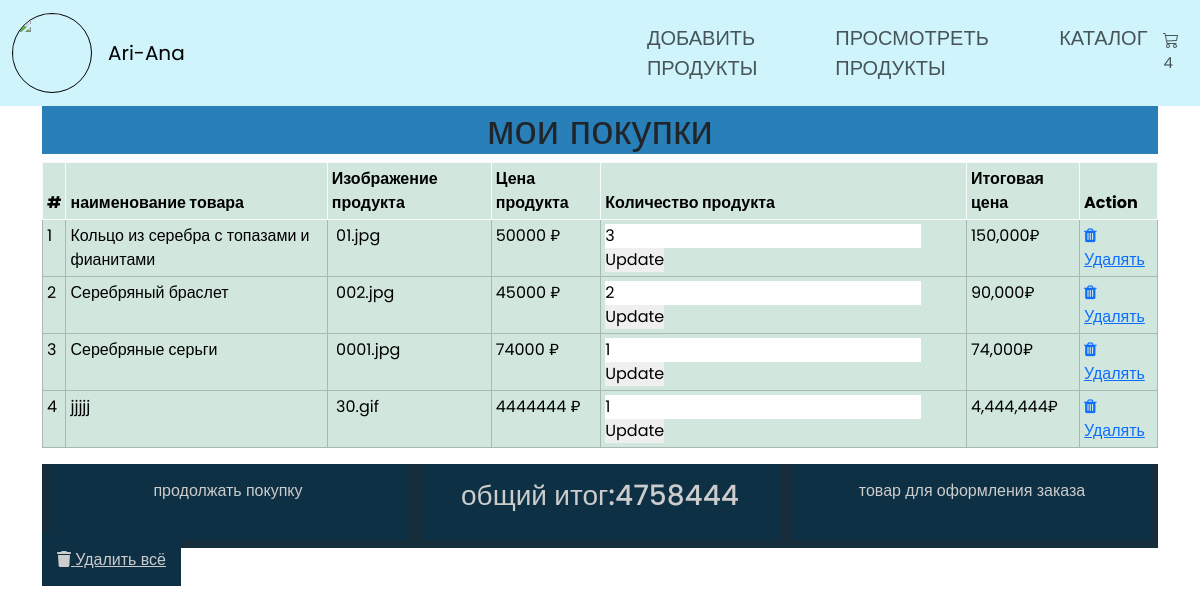
The app's page /cart.php with its own data.
### tables this page shows
CREATE TABLE `cart` (
  `id` int NOT NULL,
  `name` varchar(100) NOT NULL,
  `price` varchar(100) NOT NULL,
  `image` varchar(255) NOT NULL,
  `quantity` int NOT NULL
);

### cart.php (the view, shortened to what this page needs)
<?
require "conn.php";
?>
<?
include 'header.php';
?>
<div class="container">
  <section class="shopping_cart">
    <h1 class="heading">мои покупки</h1>
    <table class="table table-success table-bordered  table-sm table-hover">
      <?
      $select_cart_products = mysqli_query($conn, "SELECT * FROM `cart`");
      $num = 1;
      $grand_total = 0;
      if (mysqli_num_rows($select_cart_products) > 0) {
        echo '
     <thead class=" thead-success thead-bordered border-light thead-sm table-hover">
       <th scope="col ">#</th>
       <th scope="col">наименование товара</th>
       <th scope="col">Изображение продукта</th>
       <th scope="col">Цена продукта</th>
       <th scope="col">Количество продукта</th>
       <th scope="col">Итоговая цена</th>
       <th scope="col">Action</th>
   </thead>
   <tbody>';
        while ($fetch_cart_products = mysqli_fetch_assoc($select_cart_products)) {
      ?>
          <tr>
            <td><? echo $num; ?></td>
            <td><? echo $fetch_cart_products['name']; ?></td>
            <td>
              <img src="image/<? $fetch_cart_products['image']; ?>" alt=""><?echo $fetch_cart_products['image']; ?>
            </td>
            <td><? echo $fetch_cart_products['price' ]; ?> ₽</td>
            <td>
              <form action="" method="post">
                <div class="quantity_box">
                  <input type="number" min="1" value="<? echo $fetch_cart_products['quantity']; ?>" name="update_quantity">
                  <input type="submit" class="update_quantity" value="Update" name="update_product_quantity">
                </div>
              </form>
            </td>
            <td><? echo $subtotal = number_format($fetch_cart_products['price'] * $fetch_cart_products['quantity']); ?>₽</td>
            <td>
              <a href="cart.php?remove=<? echo $fetch_cart_products['id'] ?>" onclick="return confirm('Вы уверены, что хотите удалить этот товар?')">
                <i class="fa fa-trash"> </i>Удалять
              </a>
            </td>
          </tr>
      <?
          $grand_total +=($fetch_cart_products['price'] * $fetch_cart_products['quantity']);
          $num++;
        }
      } else {
        echo '<div class="empty_text">Корзина пуста</div>';
      }
      ?>
      </tbody>
    </table>
    <?
    if($grand_total > 0)
  {
    ?>
    <div class="table_bottom">
      <a href="shop_product.php" class="bottom_btn">продолжать покупку</a>
      <h3 class="bottom_btn">общий итог:<span><?echo $grand_total;?></span></h3>
      <a href="" class="bottom_btn">товар для оформления заказа</a>
    </div>
    <a href="cart.php?delete_all" class="del_all_btn" name="delete_all">
      <i class=" fas fa-trash"></i> Удалить всё
    </a>
    <?
    }else{
      echo '';
    }
    ?>
  </section>
</div>

### header.php (shortened to what this page needs)
<?
require "conn.php";
?>
<!DOCTYPE html>
<html lang="en">
<head>
  <link rel="stylesheet" href="https://cdnjs.cloudflare.com/ajax/libs/font-awesome/6.4.2/css/all.min.css" />
  <link rel="stylesheet" href="https://cdnjs.cloudflare.com/ajax/libs/bootstrap/5.3.2/css/bootstrap-grid.min.css" />
  <link rel="stylesheet" href="https://cdn.jsdelivr.net/npm/bootstrap@5.3.2/dist/css/bootstrap.min.css">
  <link rel="stylesheet" href="https://cdnjs.cloudflare.com/ajax/libs/font-awesome/4.7.0/css/font-awesome.min.css">
  <link rel="stylesheet" href="css/main.css">
</head>
<body>
  <header>
    <div class="header_body">
      <nav class="navbar navbar-expand-lg bg-body-tertiary bg-info-subtle">
        <div class="container-fluid">
          <a class="navbar-brand" href="javascript:void(0)">
            <img src="image/logo.jpg" alt="" class="logo">
          </a>
          <a class="navbar-brand" href="home.php" class="logo_name">Ari-Ana</a>
          <div class="collapse navbar-collapse" id="navbarText">
            <ul class="navbar-nav ms-auto mb-2 mb-lg-0">
              <li class="nav-item">
                <a class="nav-link" href="register.php"><img src="image/icons8-female-user.gif" alt=""></a>
              </li>
              <li class="nav-item avatar" >
                <a class="nav-link" href="" >
                </a>
              </li>
              <li class="nav-item">
                <a class="nav-link" aria-current="page" href="base.php">ДОБАВИТЬ ПРОДУКТЫ</a>
              </li>
              <li class="nav-item">
                <a class="nav-link" href="view_products.php">ПРОСМОТРЕТЬ ПРОДУКТЫ</a>
              </li>
              <li class="nav-item">
                <a class="nav-link" href="shop_product.php">КАТАЛОГ</a>
              </li>
              <li class="nav-item">
                <?
                $select_products = mysqli_query($conn, "SELECT * FROM `cart`") or die ('query failed');
                $row_count = mysqli_num_rows($select_products);
                ?>
                <a href="cart.php" class="nav-link cart"><i class="bi bi-cart3"></i><span><sup><? echo $row_count?></sup></span></a>
              </li>
            </ul>
          </div>
        </div>
      </nav>
    </div>
  </header>

### css/main.css (style rules this page uses)
:root { --blue:#3498db; --dark-blue:#2980b9; --red:#e74c3c; --dark-red:#c0392b; --black:#333; --white:#fff; --light-bg:#eee; --box-shadow:0 5px 10px rgba(0,0,0,.1); }
* { font-family: 'Poppins', sans-serif; margin:0; padding:0; box-sizing: border-box; outline: none; border: none; text-decoration: none; }
.logo { width: 80px; height: 80px; border-radius: 50%; border: 1px solid; }
.heading { background-color: #2980b9; text-align: center; }
.header_body { color: rgb(8, 75, 143); font-family: 'Poppins', sans-serif; font-size: 20px; }
.avatar { width: 25%; height: 25%; border-radius: 50%; }
.table_bottom { display: flex; justify-content: space-around; background: #162e3b; width: 100%; }
.bottom_btn { width: 32%; height: 76px; padding: 15px; background: #0e3045; color: #ccc; text-decoration: none; text-align: center; }
.del_all_btn { margin-top: 20px; background: #0e3045; color: #ccc; width: 32%; height: 46px; padding: 15px; }

### records on screen
cart: name "Кольцо из серебра с топазами и фианитами", image "01.jpg", price "50000", update_quantity "3", price+quantity "150,000"
cart: name "Серебряный браслет", image "002.jpg", price "45000", update_quantity "2", price+quantity "90,000"
cart: name "Серебряные серьги", image "0001.jpg", price "74000", update_quantity "1", price+quantity "74,000"
cart: name "jjjjj", image "30.gif", price "4444444", update_quantity "1", price+quantity "4,444,444"

### other values on screen
$row_count "4"
$grand_total "4758444"
